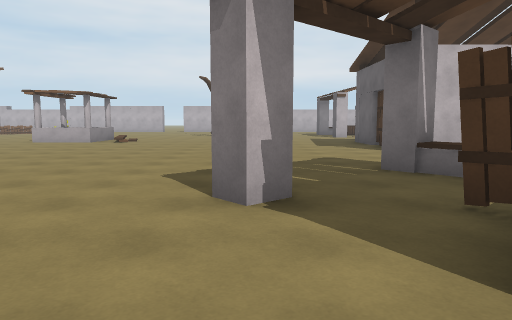
View 1 (above)

24 first-person views from a walk through a Unity game level. The camera is 1.4 m above the floor, tilts 6° down and sees 70° across. Doors are open. The floor is counted in squares, 2 m on a side. Each view is taken from the middle of a square. On the plan, view 1 faces up. The plan holds only what a view shows up to about 11 squares ahead; the rest is blank. The place goes on beyond the plan. The player character is not drawn. Surface patterns are stand-ins for the level's own textures.

View 2
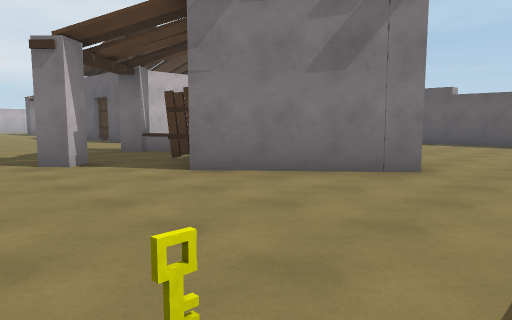

View 3
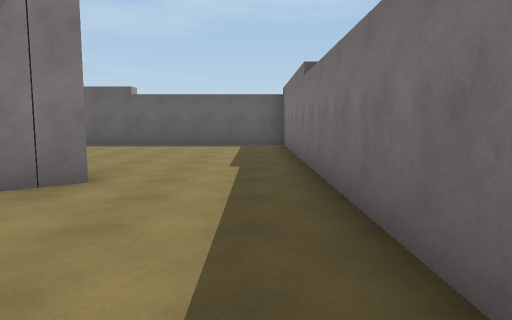

View 4
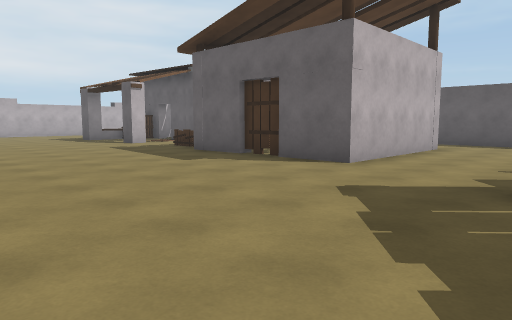

View 5
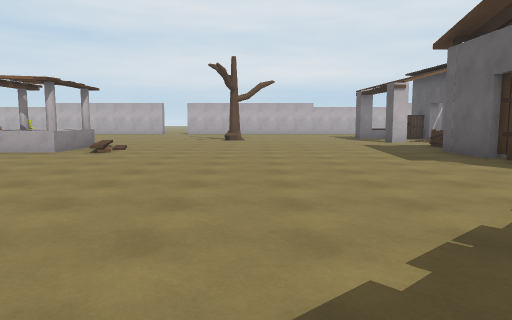

View 6
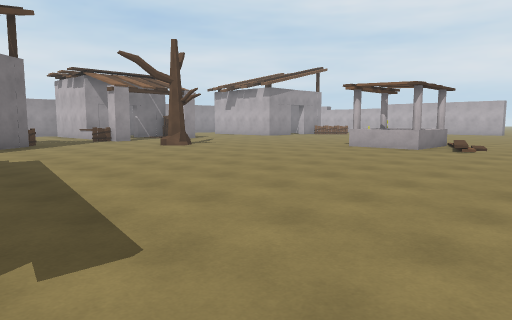

View 7
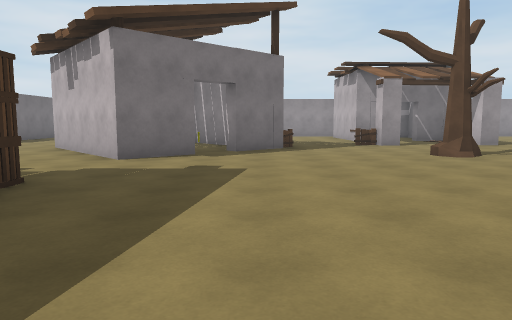

View 8
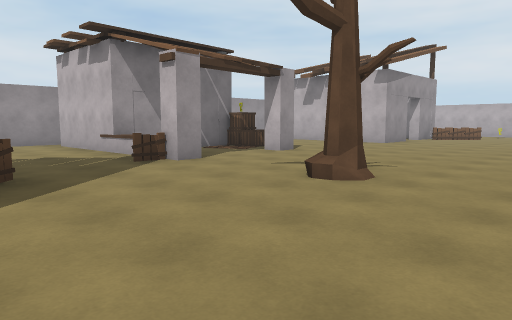

View 9
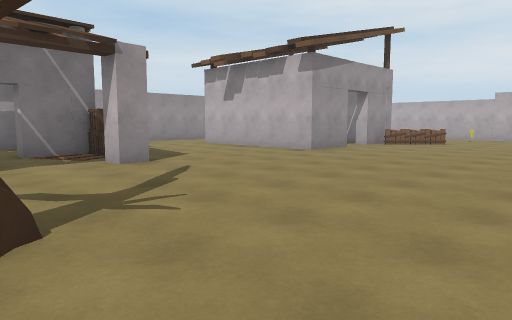

View 10
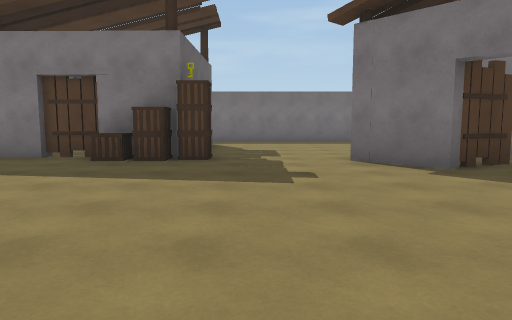

View 11
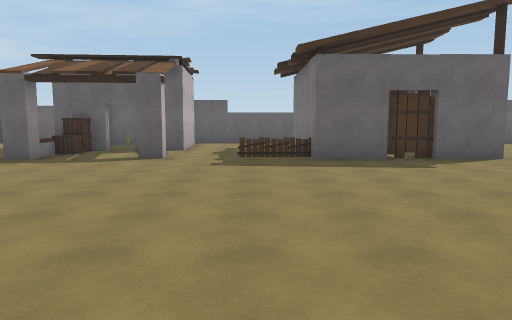

View 12
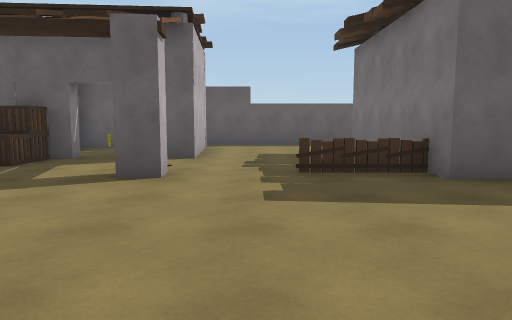

View 13
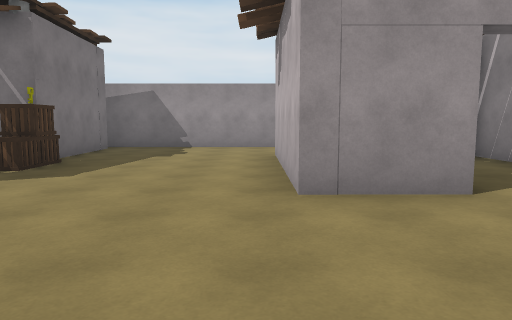

View 14
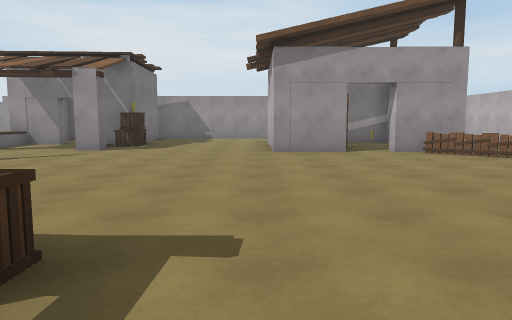

View 15
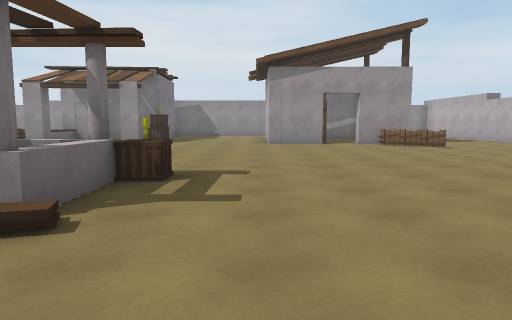

View 16
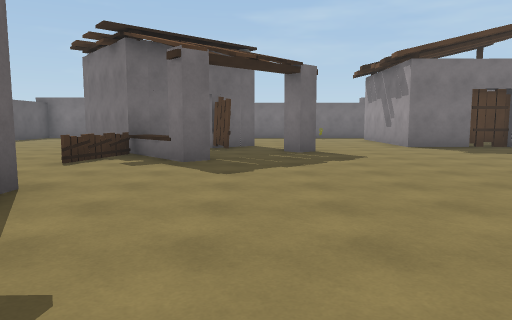

View 17
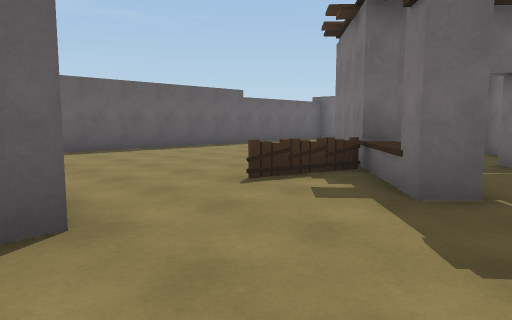

View 18
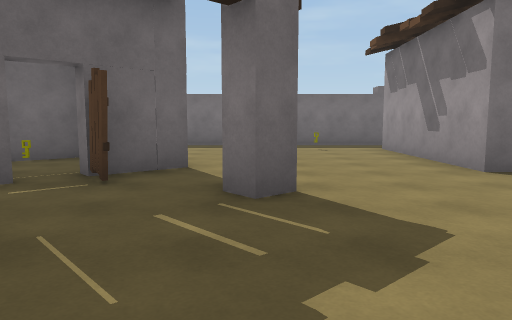

View 19
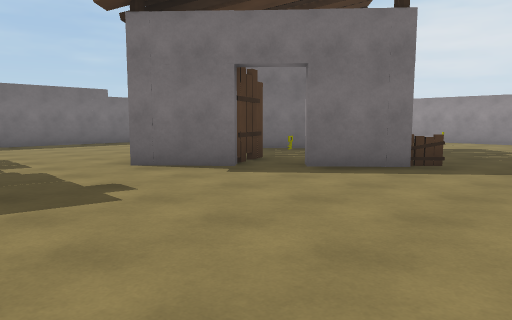

View 20
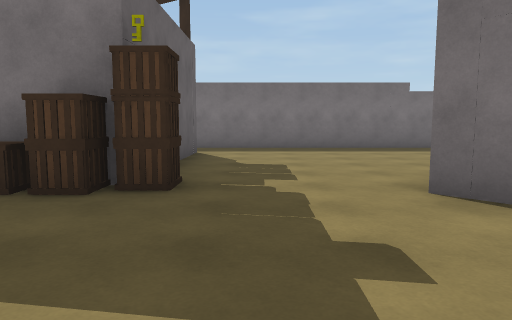

View 21
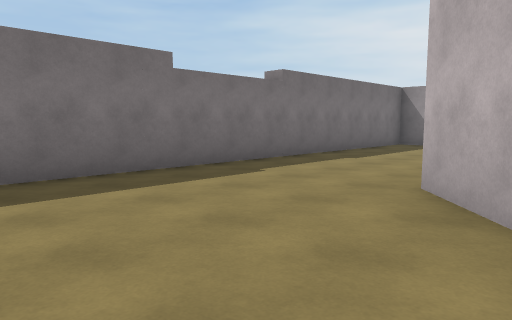

View 22
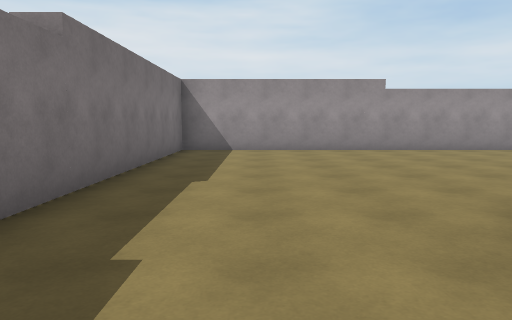

View 23
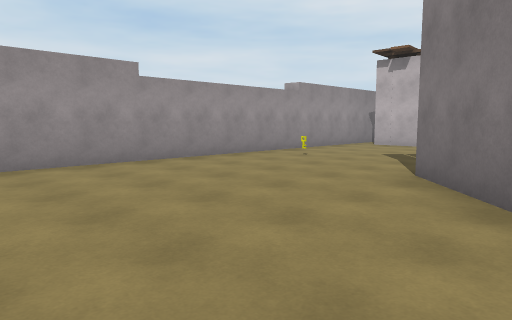

View 24
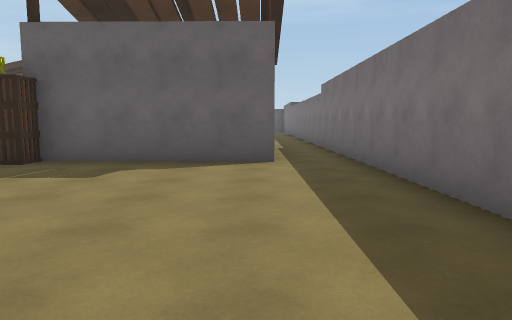

### Floor plan
Key: @ floor where view 1 was taken; # wall or solid block; . floor; / step, stairs or slope; ^ raised ledge; H house; K key; C grey cylinder; T tree; O other object.
Columns run from 21 left of view 1 to 10 right of it. Each row starts with its distance up from view 1.
 20   H...HH......          .HHH HH
 19     ...........        ..HHH..H
 18      HH..........    .......O
 17 # HHHHH...........  .....H.HHHH
 16 #........................H.H...#
 15 #............OO................#
 14 #.............CC/........O.....#
 13 #...........  ^^/........H     #
 12 #HHHHOH.......CC.........HHHH  #
 11  H.H.....................H  H
 10     H....................H. H
  9 #HHHHHH..T...............HHHHH.#
  8 #.....O........................#
  7 #..............................#
  6 #......H.................O.....#
  5 #.....HHH..............HHO.....#
  4 #O...HH.OH..............HO.....#
  3 #...HH..HHH..........H.HHHH....#
  2 #....HH..HH..HHHHHH....HO.H....#
  1 #.....HHHH....H .H....HH.H H...#
  0 #......HH.....H .H...@.HHH.....#
 -1 #.............H  H......H......#
 -2 #.............HHHH.K...........#
 -3 #..............................#
 -4 ################################

Where each view was taken, in squares from view 1:
view 1: 0 up, 0 right, facing up
view 2: 3 down, 2 left, facing up-right
view 3: 3 down, 1 left, facing right
view 4: 5 up, 2 left, facing up-right
view 5: 4 up, 1 left, facing up
view 6: 3 up, 2 left, facing up-left
view 7: 5 up, 4 left, facing left
view 8: 5 up, 9 left, facing up-left
view 9: 9 up, 9 left, facing up-left
view 10: 9 up, 9 left, facing down
view 11: 14 up, 5 left, facing right
view 12: 15 up, 1 left, facing right
view 13: 16 up, 11 left, facing left
view 14: 16 up, 6 left, facing left
view 15: 16 up, 3 left, facing left
view 16: 12 up, 1 right, facing down
view 17: 9 up, 1 right, facing down-right
view 18: 7 up, 0 right, facing down
view 19: 8 up, 8 left, facing down-left
view 20: 6 up, 9 left, facing down
view 21: 1 up, 10 left, facing down-left
view 22: 2 down, 12 left, facing left
view 23: 2 down, 15 left, facing up-left
view 24: 2 down, 14 left, facing right
